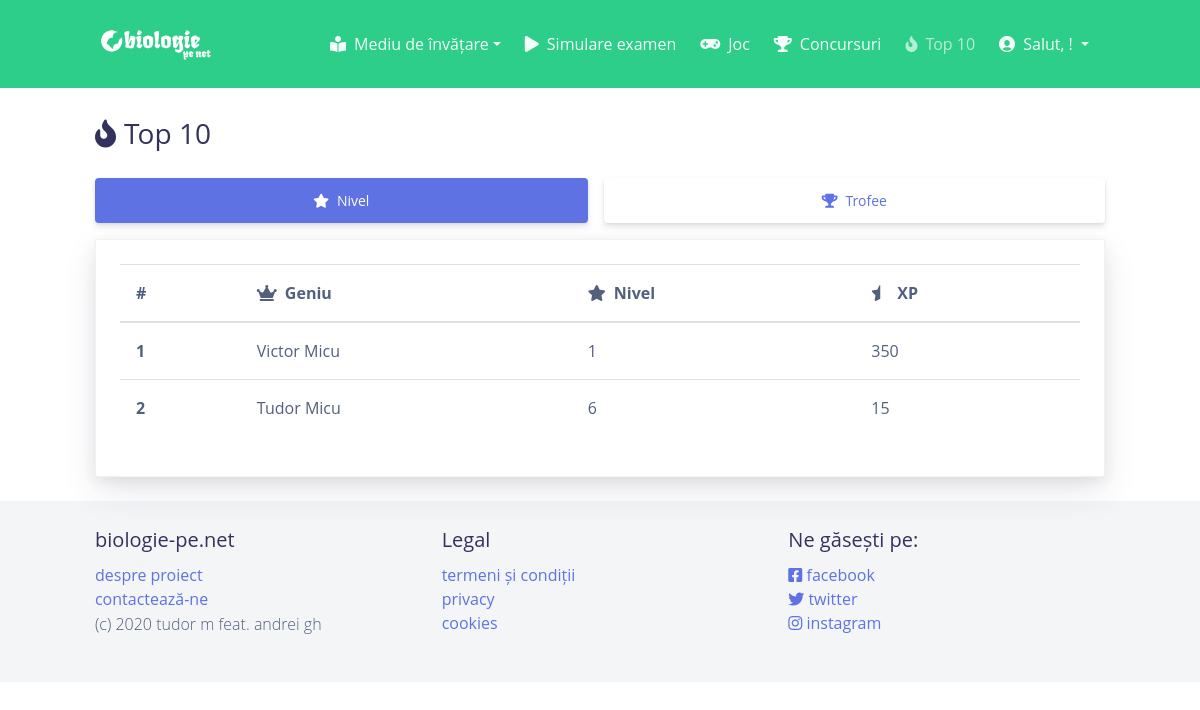
Before: /leaderboard.php (signed in) with the older database file.
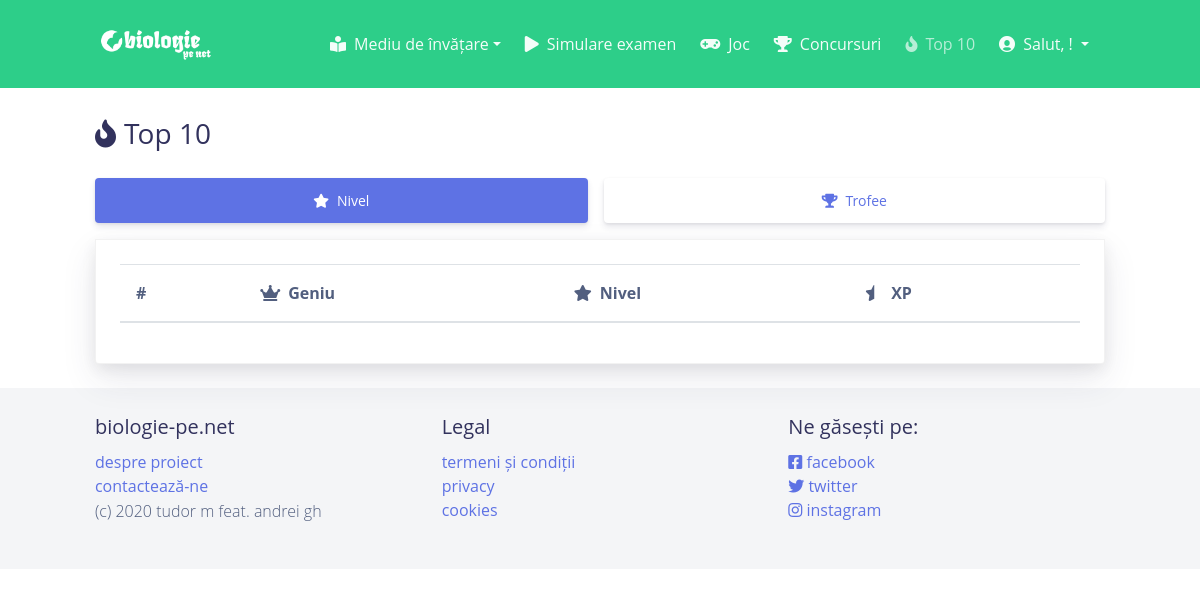
After: the same page with the newer database file.
### tables this page shows
CREATE TABLE `users` (
  `ID` int(10) NOT NULL,
  `Code` varchar(6) NOT NULL,
  `fName` varchar(24) NOT NULL,
  `lName` varchar(24) NOT NULL,
  `EMail` varchar(36) NOT NULL,
  `Refferal` varchar(6) DEFAULT NULL,
  `Password` varchar(65) NOT NULL,
  `Admin` int(1) DEFAULT NULL,
  `ExamType` int(1) NOT NULL,
  `Level` int(3) NOT NULL DEFAULT 1,
  `XP` int(11) NOT NULL DEFAULT 0,
  `Coins` int(7) DEFAULT 0,
  `Trophies` int(11) NOT NULL DEFAULT 0
);

### source/User.php (called while the page is built, shortened)
<?php
  class User
  {
      private $db;
      public function __construct()
      {
          $this->db = new PDO('mysql:host='.DB_HOST.';dbname='.DB_NAME, DB_USER, DB_PASS);
          $this->db->setAttribute(PDO::ATTR_ERRMODE, PDO::ERRMODE_WARNING);
          $this->db->setAttribute(PDO::ATTR_EMULATE_PREPARES, false);
      }
      public function getAll($order_by)
      {
          if ($order_by == 'Level')
              $CMD = $this->db->prepare("SELECT * FROM `users` ORDER BY Level, XP DESC");
          else
              $CMD = $this->db->prepare("SELECT * FROM `users` ORDER BY Trophies DESC");
          $CMD->execute();
          return $CMD;
      }
  }
?>

### leaderboard.php (the view, shortened to what this page needs)
<!DOCTYPE html>
<html>
<head>
<?php
  require_once 'source/View.php';
  require_once 'source/User.php';
  $view = new View();
  $user = new User();
  $view->header("leaderboard", "Top 10");
?>
</head>
<body>
  <?= $view->navbar("leaderboard", $_SESSION['ID']); ?>
  <br>
  <div class="container">
      <h3><span class="fa fa-fire mr-2"></span>Top 10</h3>
      <div class="nav-wrapper">
        <ul class="nav nav-pills nav-fill flex-column flex-md-row" id="tabs-icons-text" role="tablist">
          <li class="nav-item">
            <a class="nav-link mb-sm-3 mb-md-0 active" id="tabs-icons-text-1-tab" data-toggle="tab" href="#tabs-icons-text-1" role="tab" aria-controls="tabs-icons-text-1" aria-selected="true"><i class="fa fa-star mr-2"></i>Nivel</a>
          </li>
          <li class="nav-item">
            <a class="nav-link mb-sm-3 mb-md-0" id="tabs-icons-text-2-tab" data-toggle="tab" href="#tabs-icons-text-2" role="tab" aria-controls="tabs-icons-text-2" aria-selected="false"><i class="fa fa-trophy mr-2"></i>Trofee</a>
          </li>
        </ul>
      </div>
      <div class="card shadow">
        <div class="card-body">
          <div class="tab-content" id="myTabContent">
            <div class="tab-pane fade show active" id="tabs-icons-text-1" role="tabpanel" aria-labelledby="tabs-icons-text-1-tab">
              <table class="table table-hover">
                <thead>
                  <tr>
                    <th scope="col">#</th>
                    <th scope="col"><i class="fa fa-crown mr-2"></i>Geniu</th>
                    <th scope="col"><i class="fa fa-star mr-2"></i>Nivel</th>
                    <th scope="col"><i class="fa fa-star-half mr-2"></i>XP</th>
                  </tr>
                </thead>
                <tbody>
                <?php
                  $usersData = $user->getAll('Level');
                  $i = 0;
                  foreach ($usersData as $userData)
                  {
                ?>
                      <tr class="table<?php if ($userData['ID'] == $_SESSION['ID']) echo '-active'; ?>">
                        <th scope="row"><?= ++ $i ?></th>
                        <td><?= $userData['fName'].' '.$userData['lName'] ?></td>
                        <td><?= $userData['Level'] ?></td>
                        <td><?= $userData['XP'] ?></td>
                      </tr>
                <?php
                  }
                ?>
                </tbody>
              </table>
            </div>
          </div>
        </div>
      </div>
  </div>
  <?= $view->footer("leaderboard"); ?>
</body>

### source/View.php (shortened to what this page needs)
<?php
  require_once 'User.php';
  class View
  {
      public function header($page, $title)
      {
          ?>
          <link href="css/nucleo-icons.css" rel="stylesheet">
          <link href="css/fontawesome.css" rel="stylesheet">
          <link type="text/css" href="css/argon-design-system.min.css" rel="stylesheet">
          <?php
      }
      public function navbar($page, $userID = 0)
      {
          $user = new User();
          ?>
          <nav id="siteNavbar" class="navbar navbar-expand-lg navbar-dark bg-success">
            <div class="container">
              <a href="index.php">
                <img src="assets/logo.png" width="120" height="46">
              </a>
              <?php if ($page == 'index' || $page == 'log-in') { ?>
                      <div class="collapse navbar-collapse" id="navbarColor02">
                        <ul class="navbar-nav ml-auto">
                          <li class="nav-item <?php if ($page == 'log-in') echo 'active'; ?>">
                            <a class="nav-link" href="log-in.php"><span class="fa fa-sign-in-alt mr-2"></span>Intră în cont</a>
                          </li>
                        </ul>
                      </div>
              <?php } else if ($page != 'error' && $page != 'about-us'){ ?>
                      <div class="collapse navbar-collapse" id="navbarColor02">
                        <ul class="navbar-nav ml-auto">
                          <li class="nav-item <?php if ($page == 'chapters' || $page == 'lesson' || $page == 'training' || $page == 'questions' || $page == 'formulas' || $page == 'constants') echo 'active' ?> dropdown">
                            <a class="nav-link nav-link-icon dropdown-toggle" id="learningDropdown" data-toggle="dropdown" href="#" role="button" aria-haspopup="true" aria-expanded="false">
                              <i class="fa fa-book-reader mr-2"></i>Mediu de învățare</a>
                          </li>
                          <li class="nav-item <?php if ($page == 'quiz') echo 'active' ?>">
                            <a class="nav-link nav-link-icon" href="quiz.php?before"><i class="fa fa-play mr-2"></i>Simulare examen</a>
                          </li>
                          <li class="nav-item <?php if ($page == 'game') echo 'active' ?>">
                            <a class="nav-link nav-link-icon" href="play.php"><i class="fa fa-gamepad mr-2"></i>Joc</a>
                          </li>
                          <li class="nav-item <?php if ($page == 'contests') echo 'active' ?>">
                            <a class="nav-link nav-link-icon" href="contests.php"><i class="fa fa-trophy mr-2"></i>Concursuri</a>
                          </li>
                          <li class="nav-item <?php if ($page == 'leaderboard') echo 'active' ?>">
                            <a class="nav-link nav-link-icon" href="leaderboard.php"><i class="fa fa-fire mr-2"></i>Top 10</a>
                          </li>
                          <li class="nav-item <?php if ($page == 'settings' || $page == 'refferal' || $page == 'challenges' || $page == 'achievements' || $page == 'xp') echo 'active' ?> dropdown">
                            <a class="nav-link nav-link-icon dropdown-toggle" id="userDropdown" data-toggle="dropdown" href="#" role="button" aria-haspopup="true" aria-expanded="false">
                                <i class="ni ni-circle-08"></i>
                                <span class="nav-link-inner--text">
                                  Salut, <?= $user->getFName($userID) ?>!
                                </span>
                            </a>
                          </li>
                        </ul>
                      </div>
              <?php } ?>
            </div>
          </nav>
          <?php
      }
      public function footer($page)
      {
          ?>
          <br>
          <footer class="footer">
            <div class="container">
              <div class="row">
                <div class="col-lg-4 mb-1">
                  <h5><?= PROJECT_NAME ?></h5>
                  <a href="about-us.php">despre proiect</a><br>
                  <a href="mailto:tudor.micubd@gmail.com">contactează-ne</a><br>
                  <p>(c) 2020 tudor m feat. andrei gh</p>
                </div>
                <div class="col-lg-4 mb-2">
                  <h5>Legal</h5>
                  <a href="docs/terms.docx">termeni și condiții</a><br>
                  <a href="docs/privacy.docx">privacy</a><br>
                  <a href="docs/cookies.docx">cookies</a>
                </div>
                <div class="col-lg-4 mb-1">
                  <h5>Ne găsești pe:</h5>
                  <a href="https://facebook.com" target="_blank"><i class="fab fa-facebook-square"></i> facebook</a><br>
                  <a href="https://twitter.com" target="_blank"><i class="fab fa-twitter"></i> twitter</a><br>
                  <a href="https://instagram.com" target="_blank"><i class="fab fa-instagram"></i> instagram</a>
                </div>
              </div>
            </div>
          </footer>
          <?php
      }
  }
?>

Changed rows visible on the page:
removed users: fName "Victor", lName "Micu", Level "1", XP "350"
removed users: fName "Tudor", lName "Micu", Level "6", XP "15"
